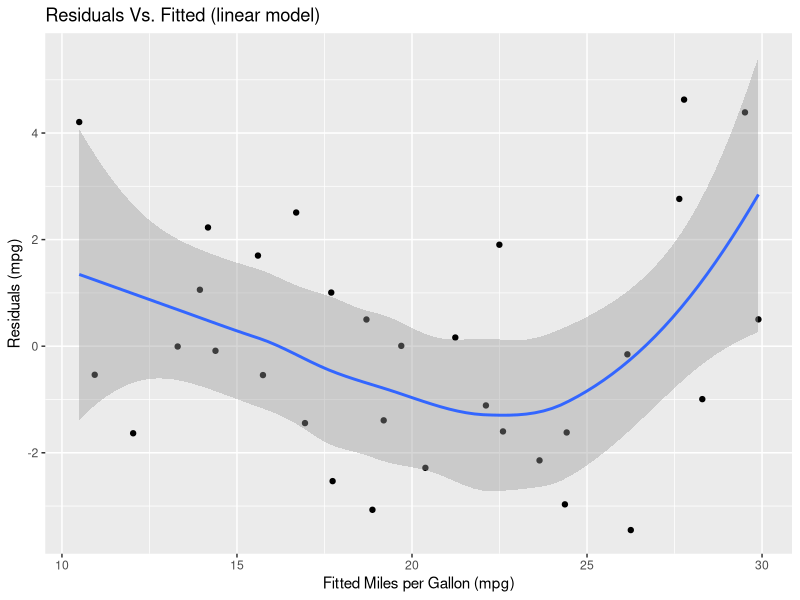
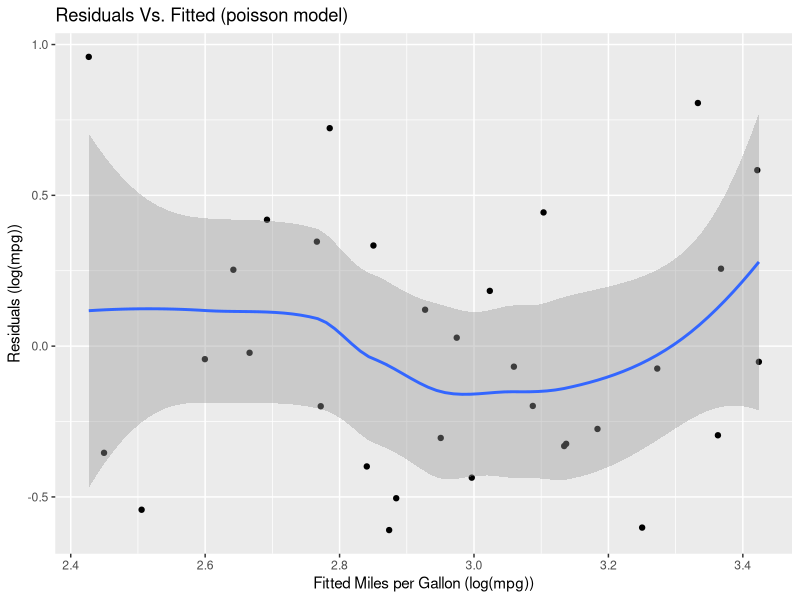

Write R code to recreate these figures, in order.
## ---- chunk 1
library(datasets)
library(ggplot2)
library(dplyr)
data("mtcars")
## ---- chunk 2
summary(mtcars)
## ---- chunk 3
mtcars <- mutate(mtcars, am=factor(ifelse(am==1, 'automatic', 'manual')))
table(mtcars$am)
## ---- chunk 4
summary(lm(mpg ~ am - 1, mtcars))$coef
## ---- chunk 5
summarise(group_by(mtcars, am), mn=mean(mpg))
## ---- chunk 6
summary(lm(mpg ~ am, mtcars))$coef
## ---- chunk 7
confint(lm(mpg ~ am, mtcars))
## ---- chunk 8
fit_lm <- lm(mpg ~ ., data=mtcars)
## ---- chunk 9
# data frame with resids and yhats
df <- data.frame(e=resid(fit_lm), yhat = predict(fit_lm))

# plot
g <- ggplot(df, aes(yhat, e), title="foo") + 
    geom_point() + 
    geom_smooth(method="loess") +
    ggtitle("Residuals Vs. Fitted (linear model)") +
    xlab("Fitted Miles per Gallon (mpg)") +
    ylab("Residuals (mpg)")
  
print(g)
## ---- chunk 10
fit_pois <- glm(formula= mpg ~ ., data=mtcars, family=poisson)
## ---- chunk 11
df <- data.frame(e=resid(fit_pois), yhat = predict(fit_pois))
  
g <- ggplot(df, aes(yhat, e), title="foo") + 
    geom_point() + 
    geom_smooth(method="loess") +
    ggtitle("Residuals Vs. Fitted (poisson model)") +
    xlab("Fitted Miles per Gallon (log(mpg))") +
    ylab("Residuals (log(mpg))")
  
print(g)
